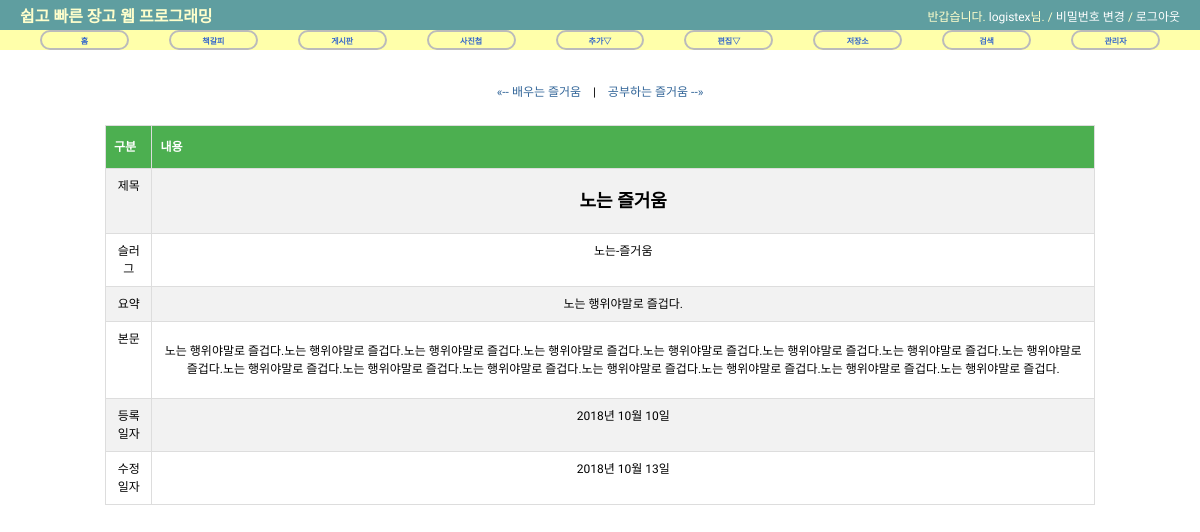
The page /blog/post/노는-즐거움/ on the database as committed earlier.
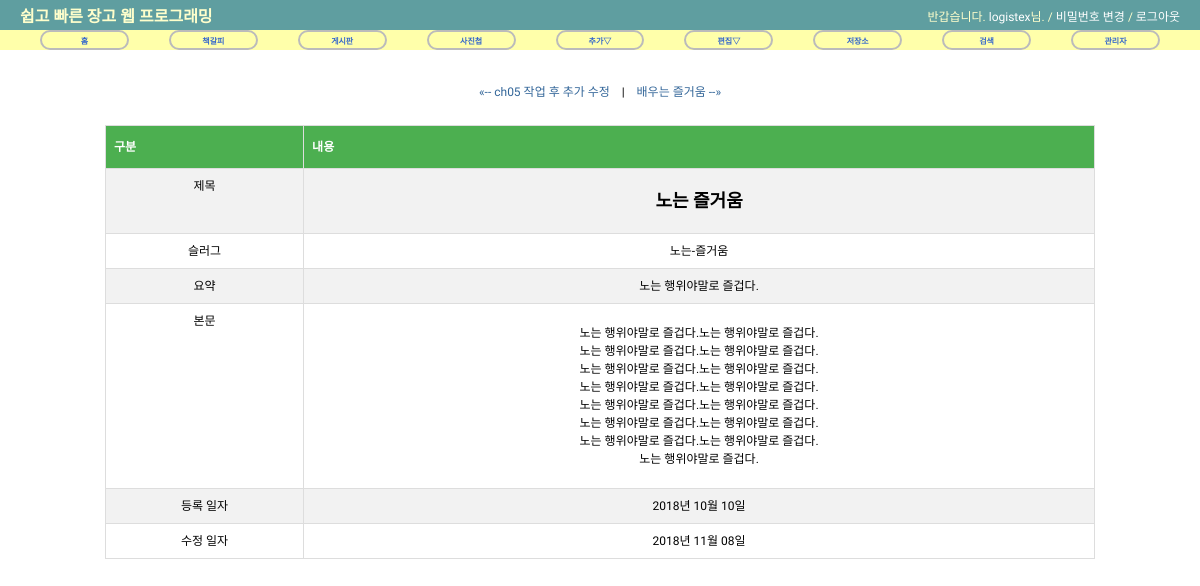
The same page on the database as committed later.
### blog/models.py (models this page shows)
@python_2_unicode_compatible
class Post(models.Model):
    title = models.CharField('제목', max_length=50)
    slug = models.SlugField('슬러그',  # 기본 길이 50, 인덱스가 기본 생성됨,
                            unique=True,  # unique 설정, 기본키 대용으로 사용 가능
                            allow_unicode=True,  # 한글 입력 가능하도록
                            help_text='제목에 대한 한 단어의 별명.')
    description = models.CharField('설명',
                                   max_length=100,
                                   blank=True,  # 블랭크 허용
                                   help_text='간략한 설명 문구.')
    content = models.TextField('내용')  # TextField이므로 여러 줄 입력 가능함
    create_date = models.DateTimeField('최초 생성 일시',
                                       auto_now_add=True)  # 최초 생성 일시를 자동 저장하도록
    modify_date = models.DateTimeField('최종 수정 일시',
                                       auto_now=True)  # 최종 수정 일시를 자동 저장하도록
    class Meta:  # 필드 속성 외에 필요한 파라미터를 Meta 내부 클래스로 정의
        verbose_name = '기사'              # 'post'
        verbose_name_plural = '기사 모음'  # 'posts'
        db_table  = 'my_posts'           # DB에 저장할 테이블 이름을 my_posts'라고 지정
        ordering  = ('-modify_date',)  # 최종 수정 일시의 내림차순 정렬
    def __str__(self):
        return self.title  # 객체를 출력할 때 제목만 출력
    def get_absolute_url(self): # 이 메소드가 정의된 객체를 지칭하는 URL을 반환
        return reverse('blog:post_detail', args=(self.slug,))
    def get_previous_post(self):  # 3.2.5 항에서 템플릿 작성할 때 사용
        return self.get_previous_by_modify_date()
    def get_next_post(self):  # 3.2.5 항에서 템플릿 작성할 때 사용
        return self.get_next_by_modify_date()

### blog/templates/blog/post_detail.html (shortened to what this page needs)
{% extends "base.html" %}
{% load staticfiles %}
{% block extrastyle %}{% static "css/tabular.css" %}{% endblock %}
{% block content %}
    <div id="content" class="centered">
        <p class="other_posts">
            {% if object.get_previous_by_modify_date %}
                <a href="{{ object.get_previous_post.get_absolute_url }}" title="이전 글">
                    &laquo;-- {{ object.get_previous_post }}
                </a>
            {% else %}
                첫 글
            {% endif %}
            &nbsp;&nbsp; | &nbsp;&nbsp;
            {% if object.get_next_by_modify_date %}
                <a href="{{ object.get_next_post.get_absolute_url }}" title="다음 글">
                    {{ object.get_next_post }} --&raquo;
                </a>
            {% else %}
                끝 글
            {% endif %}
        </p>
        <br/>
        <table id="tbl">
            <tr>
                <th>구분</th>
                <th>내용</th>
            </tr>
            <tr>
                <td>제목</td>
                <td><h2>{{ object.title }}</h2></td>
            </tr>
            <tr>
                <td>슬러그</td>
                <td>{{ object.slug }}</td>
            </tr>
            <tr>
                <td>요약</td>
                <td>{{ object.description }}</td>
            </tr>
            <tr>
                <td>본문</td>
                <td>{{ object.content|linebreaks }}</td>
            </tr>
            <tr>
                <td>등록 일자</td>
                <td>{{ object.create_date|date:"Y년 m월 d일"  }}</td>
            </tr>
            <tr>
                <td>수정 일자</td>
                <td>{{ object.modify_date|date:"Y년 m월 d일" }}</td>
            </tr>
        </table>
    </div>
{% endblock %}}

Rows that differ between the two databases and show on the page:
changed Post "노는 즐거움": get_previous_post "배우는 즐거움" → "ch05 작업 후 추가 수정"; get_next_post "공부하는 즐거움" → "배우는 즐거움"; content "노는 행위야말로 즐겁다.노는 행위야말로 즐겁다.노는 행위야말로 즐겁다.노는 행위야말로 즐겁다.노는 행위야말로 즐겁다.노는 행위야말로 즐겁다.노는 행위야말로 즐겁다.노는 행위야말로 즐겁다.노는 행위야말로 즐겁다.노는 행위야말로 즐겁다.노는 행위야말로 즐겁다.노는 행위야말로 즐겁다.노는 행위야말로 즐겁다.노는 행위야말로 즐겁다.노는 행위야말로 즐겁다." → "노는 행위야말로 즐겁다.노는 행위야말로 즐겁다. 노는 행위야말로 즐겁다.노는 행위야말로 즐겁다. 노는 행위야말로 즐겁다.노는 행위야말로 즐겁다. 노는 행위야말로 즐겁다.노는 행위야말로 즐겁다. 노는 행위야말로 즐겁다.노는 행위야말로 즐겁다. 노는 행위야말로 즐겁다.노는 행위야말로 즐겁다. 노는 행위야말로 즐겁다.노는 행위야말로 즐겁다. 노는 행위야말로 즐겁다."; modify_date "2018년 10월 13일" → "2018년 11월 08일"
